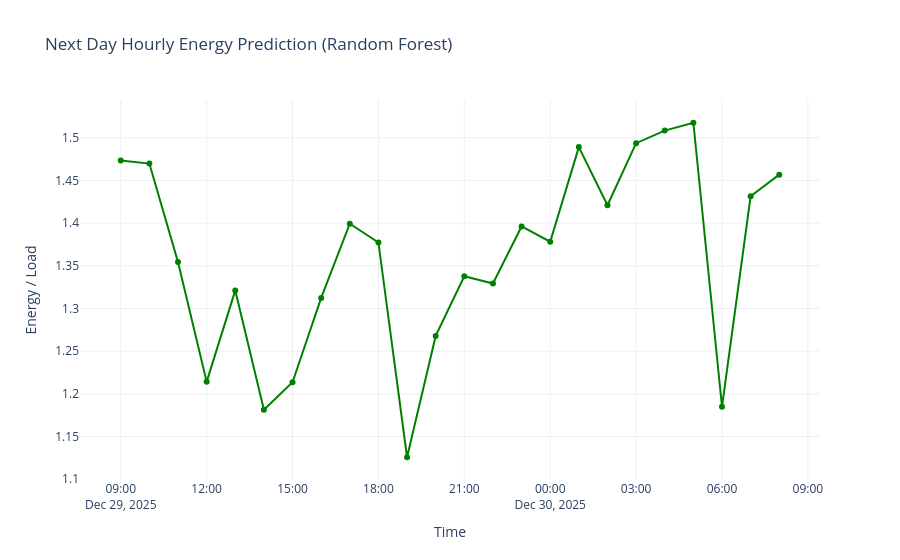

Source (notebook cell):
### Code cell
# -----------------------------
# 1. Identify last timestamp
# -----------------------------
last_time = rf_X.index.max()
print("Last timestamp:", last_time)

# -----------------------------
# 2. Create next day hourly timestamps
# -----------------------------
next_day_times = pd.date_range(
    start=last_time + pd.Timedelta(hours=1),
    periods=24,
    freq="h"
)

next_day_X = pd.DataFrame(index=next_day_times)
next_day_X["hour"] = next_day_X.index.hour
next_day_X["weekday"] = next_day_X.index.weekday

hour = next_day_X["hour"]
weekday = next_day_X["weekday"]

# -----------------------------
# 3. Prepare historical stats (PAST DATA ONLY)
# -----------------------------
hist_df = rf_X.loc[rf_X.index < next_day_times[0]].copy()
hist_df["hour"] = hist_df.index.hour
hist_df["weekday"] = hist_df.index.weekday

# Weekday + hour mean
weekday_hour_means = (
    hist_df
    .groupby(["weekday", "hour"])[["AVG_CURRENT", "AVG_V_LN"]]
    .mean()
)

# Hour-only fallback
hour_means = hist_df.groupby("hour")[["AVG_CURRENT", "AVG_V_LN"]].mean()

# -----------------------------
# 4. Populate AVG_CURRENT & AVG_V_LN (CORRECT WAY)
# -----------------------------
next_day_X = next_day_X.merge(
    weekday_hour_means,
    left_on=["weekday", "hour"],
    right_index=True,
    how="left"
)

# Fallbacks
for col in ["AVG_CURRENT", "AVG_V_LN"]:
    next_day_X[col] = next_day_X[col].fillna(
        next_day_X["hour"].map(hour_means[col])
    )

next_day_X[["AVG_CURRENT", "AVG_V_LN"]] = (
    next_day_X[["AVG_CURRENT", "AVG_V_LN"]]
    .fillna(hist_df[["AVG_CURRENT", "AVG_V_LN"]].mean())
)

# -----------------------------
# 5. Power proxy
# -----------------------------
next_day_X["power_proxy"] = (
    next_day_X["AVG_CURRENT"] * next_day_X["AVG_V_LN"]
)

# -----------------------------
# 6. Cyclical time encoding
# -----------------------------
next_day_X["hour_sin"] = np.sin(2 * np.pi * hour / 24)
next_day_X["hour_cos"] = np.cos(2 * np.pi * hour / 24)
next_day_X["weekday_sin"] = np.sin(2 * np.pi * weekday / 7)
next_day_X["weekday_cos"] = np.cos(2 * np.pi * weekday / 7)

# -----------------------------
# 7. Lag features (target-based)
# -----------------------------
hist_df["kwh_lag_1"]   = y.shift(1)
hist_df["kwh_lag_8"]   = y.shift(8)
hist_df["kwh_lag_24"]  = y.shift(24)
hist_df["kwh_lag_168"] = y.shift(168)

lag_cols = ["kwh_lag_1", "kwh_lag_8", "kwh_lag_24", "kwh_lag_168"]
weekday_hour_lag_means = (
    hist_df
    .groupby(["weekday", "hour"])[lag_cols]
    .mean()
)
hour_lag_means = (
    hist_df
    .groupby("hour")[lag_cols]
    .mean()
)

next_day_X = next_day_X.merge(
    weekday_hour_lag_means,
    left_on=["weekday", "hour"],
    right_index=True,
    how="left"
)
# Fallback
for col in lag_cols:
    next_day_X[col] = next_day_X[col].fillna(
        next_day_X["hour"].map(hour_lag_means[col])
    )

next_day_X[lag_cols] = next_day_X[lag_cols].fillna(
    hist_df[lag_cols].mean()
)

# -----------------------------
# 8. Rolling statistics
# -----------------------------
hist_df["kwh_roll_2"] = y.rolling(2).mean()
hist_df["kwh_roll_24"] = y.rolling(24).mean()

roll_cols = ["kwh_roll_2", "kwh_roll_24"]
weekday_hour_roll_means = (
    hist_df
    .groupby(["weekday", "hour"])[roll_cols]
    .mean()
)
hour_roll_means = (
    hist_df
    .groupby("hour")[roll_cols]
    .mean()
)

next_day_X = next_day_X.merge(
    weekday_hour_roll_means,
    left_on=["weekday", "hour"],
    right_index=True,
    how="left"
)

# Fallback
for col in roll_cols:
    next_day_X[col] = next_day_X[col].fillna(
        next_day_X["hour"].map(hour_roll_means[col])
    )

next_day_X[roll_cols] = next_day_X[roll_cols].fillna(
    hist_df[roll_cols].mean()
)

# -----------------------------
# 9. Shift & calendar features
# -----------------------------
next_day_X["is_7to15_shift"] = ((hour >= 7) & (hour <= 15)).astype(int)
next_day_X["is_sunday"] = (weekday == 6).astype(int)

# -----------------------------
# 10. Gap & activity flags
# -----------------------------
next_day_X["time_since_gap"] = rf_X["time_since_gap"].iloc[-1] + 1
next_day_X["low_activity_detected"] = rf_X["low_activity_detected"].iloc[-1]
next_day_X["spike_detected"] = rf_X["spike_detected"].iloc[-1]

# -----------------------------
# 11. Align feature order
# -----------------------------
next_day_X = next_day_X[rf_feature_cols]

# -----------------------------
# 12. Predict (Random Forest)
# -----------------------------
next_day_pred = rf_random.predict(next_day_X)

# -----------------------------
# 13. Forecast DataFrame
# -----------------------------
forecast_df = pd.DataFrame(
    {"Predicted": next_day_pred},
    index=next_day_X.index
)

# -----------------------------
# 14. Plot
# -----------------------------
fig = go.Figure()
fig.add_trace(go.Scatter(
    x=forecast_df.index,
    y=forecast_df["Predicted"],
    mode="lines+markers",
    name="Predicted Next Day",
    line=dict(color="green", width=2)
))

fig.update_layout(
    title="Next Day Hourly Energy Prediction (Random Forest)",
    xaxis_title="Time",
    yaxis_title="Energy / Load",
    template="plotly_white"
)

fig.show()

### Figure 1 — Plotly figure (JSON) as saved in the notebook; plotly's stock layout.template omitted (floating-point values rounded to 4 significant figures)
{"data": [{"line": {"color": "green", "width": 2}, "mode": "lines+markers", "name": "Predicted Next Day", "type": "scatter", "x": ["2025-12-29T09:00:00.000000000", "2025-12-29T10:00:00.000000000", "2025-12-29T11:00:00.000000000", "2025-12-29T12:00:00.000000000", "2025-12-29T13:00:00.000000000", "2025-12-29T14:00:00.000000000", "2025-12-29T15:00:00.000000000", "2025-12-29T16:00:00.000000000", "2025-12-29T17:00:00.000000000", "2025-12-29T18:00:00.000000000", "2025-12-29T19:00:00.000000000", "2025-12-29T20:00:00.000000000", "2025-12-29T21:00:00.000000000", "2025-12-29T22:00:00.000000000", "2025-12-29T23:00:00.000000000", "2025-12-30T00:00:00.000000000", "2025-12-30T01:00:00.000000000", "2025-12-30T02:00:00.000000000", "2025-12-30T03:00:00.000000000", "2025-12-30T04:00:00.000000000", "2025-12-30T05:00:00.000000000", "2025-12-30T06:00:00.000000000", "2025-12-30T07:00:00.000000000", "2025-12-30T08:00:00.000000000"], "y": [1.473, 1.47, 1.354, 1.214, 1.321, 1.181, 1.214, 1.312, 1.399, 1.377, 1.126, 1.268, 1.338, 1.329, 1.396, 1.378, 1.489, 1.421, 1.494, 1.508, 1.518, 1.185, 1.431, 1.457]}], "layout": {"title": {"text": "Next Day Hourly Energy Prediction (Random Forest)"}, "xaxis": {"title": {"text": "Time"}}, "yaxis": {"title": {"text": "Energy / Load"}}}}
